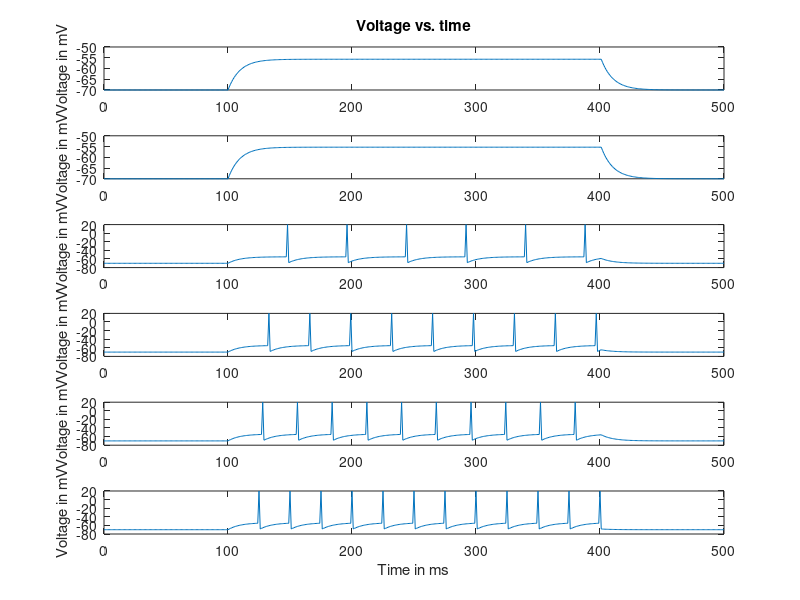

Source code (MATLAB):
%%
%%%%simulation
clear all;
close all;

%%%DEFINE PARAMETERS
dt=1; %time step ms
t_end=500; %total run time ms
t_StimStart=100; %time to start injecting current
t_StimEnd=400; %time to end injecting current
V_th=-55; %spike threshold
V_reset=-70; %value to reset voltage to after a spike
V_spike=20; %value to draw a spike to, when cell spikes
k=1;g=0.1;

%%%DEFINE INITIAL VALUES AND VECTORS TO HOLD RESULTS
t_vect=0:dt:t_end; 
V_vect=zeros(1,length(t_vect));
V_plot_vect=zeros(1,length(t_vect));

%INTEGRATE THE EQUATION dV/dt = -g*V+k*I_e
PlotNum=0;
I_Stim_vect=1.43:0.04:1.63; %magnitudes of pulse of injected current [nA]
spTrain=zeros(t_end,length(I_Stim_vect));

for I_Stim=I_Stim_vect; %loop over different I_Stim values
    PlotNum=PlotNum+1;
    i=1; %index denoting which element of V is being assigned
    V_vect(i)=V_reset; %first element of V, i.e. value of V at t=0
    V_plot_vect(i)=V_vect(i); %if no spike, then just plot the actual voltage V
    I_e_vect=zeros(1,t_StimStart/dt); %portion of I_e_vect from t=0 to t_StimStart
    I_e_vect=[I_e_vect I_Stim*ones(1,1+((t_StimEnd-t_StimStart)/dt))];
    I_e_vect=[I_e_vect zeros(1,(t_end-t_StimEnd)/dt)];
    I_e_vect_mat(:,PlotNum)=I_e_vect;
    
    NumSpikes=0; %holds number of spikes that have occurred
    for t=dt:dt:t_end %loop through values of t in steps of df ms        
        dV=(-g*(V_vect(i)-V_reset)+k*I_e_vect(i))*dt; %Euler's method
        V_vect(i+1)=V_vect(i)+dV;
        
        %if statement below says what to do if voltage crosses threshold
        if (V_vect(i+1)>V_th) %cell spiked
            V_vect(i+1)=V_reset; %set voltage back to V_reset
            V_plot_vect(i+1)=V_spike; %set vector that will be plotted to show a spike here
            NumSpikes=NumSpikes+1; %add 1 to the total spike count
            spTrain(t,PlotNum)=1;
        else %voltage didn't cross threshold so cell does not spike
            V_plot_vect(i+1)=V_vect(i+1); %plot actual voltage
        end
        i=i+1; %add 1 to index,corresponding to moving forward 1 time step
    end    
    
    
    %MAKE PLOTS
    figure(1)
    subplot(length(I_Stim_vect),1,PlotNum)
    plot(t_vect,V_plot_vect);
    if (PlotNum==1)
        title('Voltage vs. time');
    end
    if (PlotNum==length(I_Stim_vect))
        xlabel('Time in ms');
    end
    ylabel('Voltage in mV');
end
